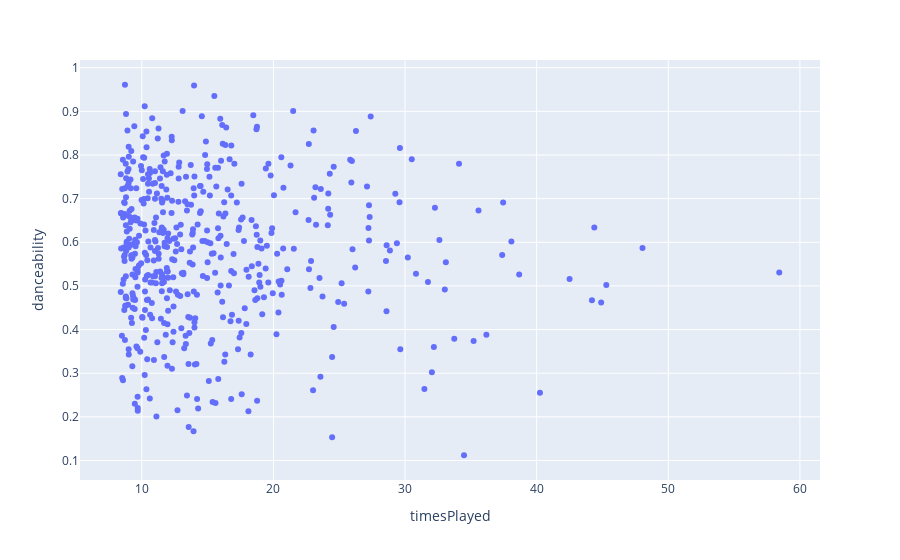
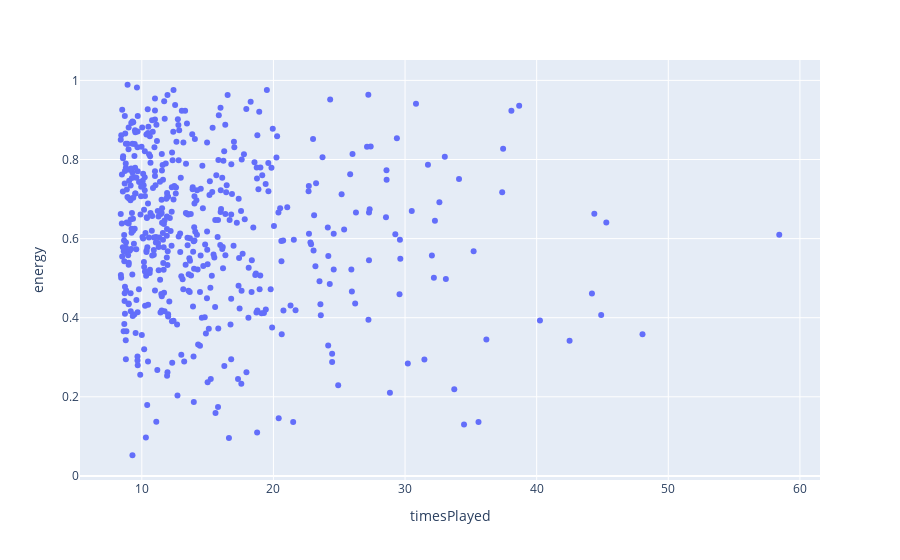
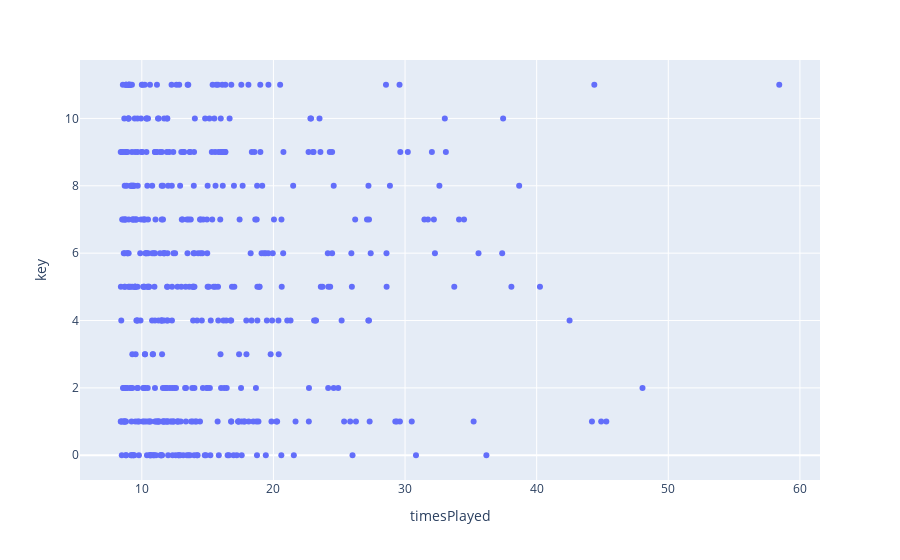
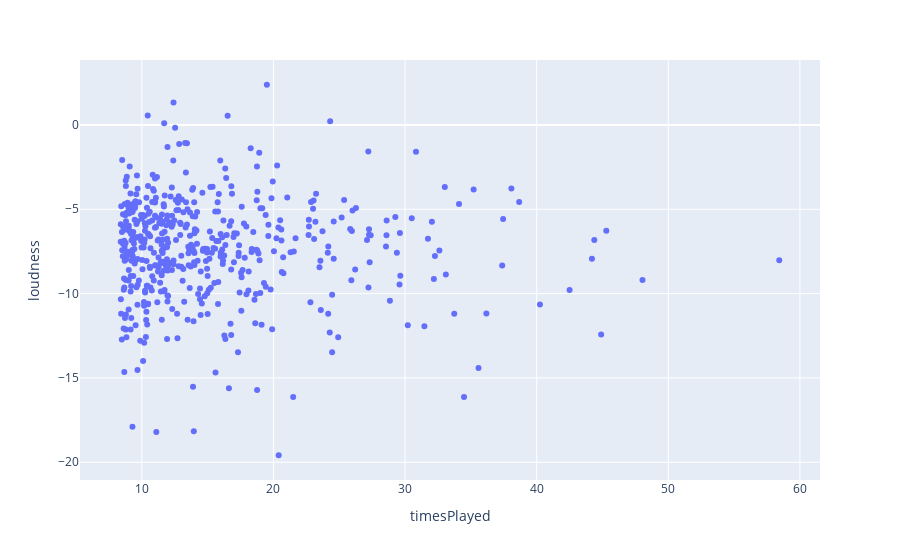

Notebook source saved alongside these figures, in order:
### Code cell
scatter(df, df['timesPlayed'])

### Figure 1 — Plotly figure (JSON) as saved in the notebook; plotly's stock layout.template omitted (floating-point values rounded to 4 significant figures; data arrays with more than 128 entries replaced by an {"elided": "..."} marker saying what was removed)
{"data": [{"hovertemplate": "<b>%{hovertext}</b><br><br>timesPlayed=%{x}<br>danceability=%{y}<extra></extra>", "hovertext": {"elided": "500 str values"}, "legendgroup": "", "marker": {"color": "#636efa", "symbol": "circle"}, "mode": "markers", "name": "", "orientation": "v", "showlegend": false, "type": "scatter", "x": {"elided": "500 float values"}, "xaxis": "x", "y": {"elided": "500 float values"}, "yaxis": "y"}], "layout": {"legend": {"tracegroupgap": 0}, "margin": {"t": 60}, "xaxis": {"anchor": "y", "domain": [0, 1], "title": {"text": "timesPlayed"}}, "yaxis": {"anchor": "x", "domain": [0, 1], "title": {"text": "danceability"}}}}

### Figure 2 — Plotly figure (JSON) as saved in the notebook; plotly's stock layout.template omitted (floating-point values rounded to 4 significant figures; data arrays with more than 128 entries replaced by an {"elided": "..."} marker saying what was removed)
{"data": [{"hovertemplate": "<b>%{hovertext}</b><br><br>timesPlayed=%{x}<br>energy=%{y}<extra></extra>", "hovertext": {"elided": "500 str values"}, "legendgroup": "", "marker": {"color": "#636efa", "symbol": "circle"}, "mode": "markers", "name": "", "orientation": "v", "showlegend": false, "type": "scatter", "x": {"elided": "500 float values"}, "xaxis": "x", "y": {"elided": "500 float values"}, "yaxis": "y"}], "layout": {"legend": {"tracegroupgap": 0}, "margin": {"t": 60}, "xaxis": {"anchor": "y", "domain": [0, 1], "title": {"text": "timesPlayed"}}, "yaxis": {"anchor": "x", "domain": [0, 1], "title": {"text": "energy"}}}}

### Figure 3 — Plotly figure (JSON) as saved in the notebook; plotly's stock layout.template omitted (floating-point values rounded to 4 significant figures; data arrays with more than 128 entries replaced by an {"elided": "..."} marker saying what was removed)
{"data": [{"hovertemplate": "<b>%{hovertext}</b><br><br>timesPlayed=%{x}<br>key=%{y}<extra></extra>", "hovertext": {"elided": "500 str values"}, "legendgroup": "", "marker": {"color": "#636efa", "symbol": "circle"}, "mode": "markers", "name": "", "orientation": "v", "showlegend": false, "type": "scatter", "x": {"elided": "500 float values"}, "xaxis": "x", "y": {"elided": "500 int values"}, "yaxis": "y"}], "layout": {"legend": {"tracegroupgap": 0}, "margin": {"t": 60}, "xaxis": {"anchor": "y", "domain": [0, 1], "title": {"text": "timesPlayed"}}, "yaxis": {"anchor": "x", "domain": [0, 1], "title": {"text": "key"}}}}

### Figure 4 — Plotly figure (JSON) as saved in the notebook; plotly's stock layout.template omitted (floating-point values rounded to 4 significant figures; data arrays with more than 128 entries replaced by an {"elided": "..."} marker saying what was removed)
{"data": [{"hovertemplate": "<b>%{hovertext}</b><br><br>timesPlayed=%{x}<br>loudness=%{y}<extra></extra>", "hovertext": {"elided": "500 str values"}, "legendgroup": "", "marker": {"color": "#636efa", "symbol": "circle"}, "mode": "markers", "name": "", "orientation": "v", "showlegend": false, "type": "scatter", "x": {"elided": "500 float values"}, "xaxis": "x", "y": {"elided": "500 float values"}, "yaxis": "y"}], "layout": {"legend": {"tracegroupgap": 0}, "margin": {"t": 60}, "xaxis": {"anchor": "y", "domain": [0, 1], "title": {"text": "timesPlayed"}}, "yaxis": {"anchor": "x", "domain": [0, 1], "title": {"text": "loudness"}}}}
